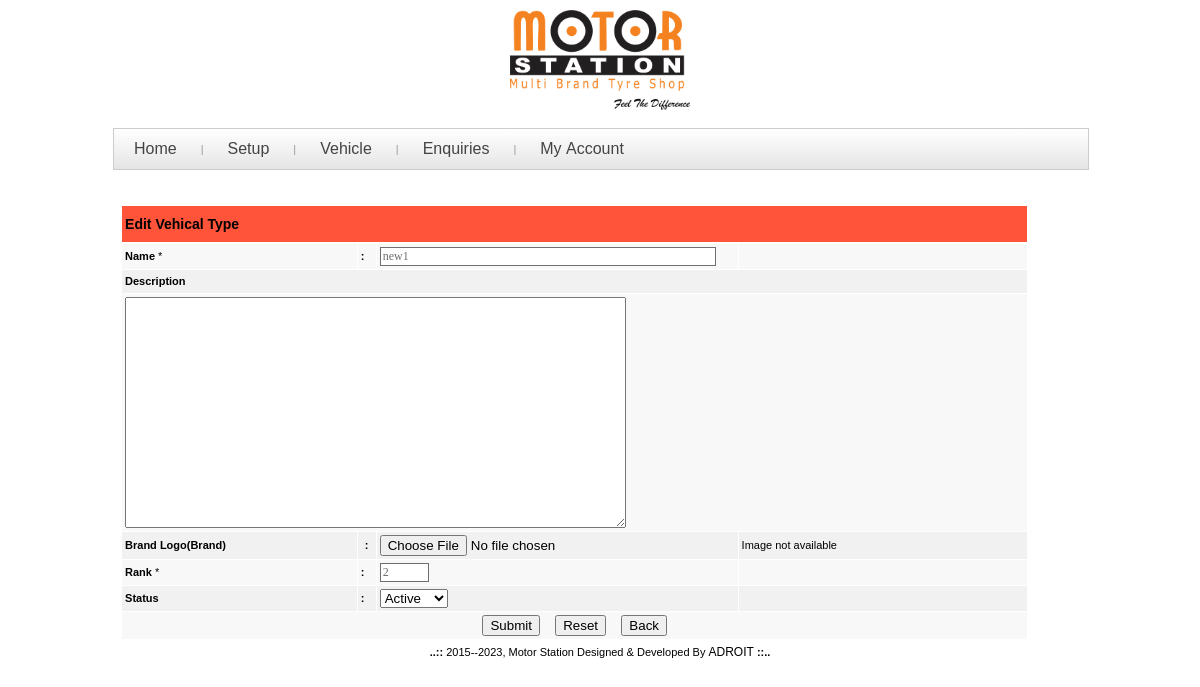
Page /admin/edit_vehicle_type.php?edit=3&pg=1&countstart=0 (signed in) on the committed database.
### tables this page shows
CREATE TABLE `vehtyp_mst` (
  `vehtypm_id` int(15) NOT NULL,
  `vehtypm_name` varchar(250) NOT NULL COMMENT 'Name of the brand',
  `vehtypm_desc` text,
  `vehtypm_img` varchar(250) DEFAULT NULL,
  `vehtypm_zmimg` varchar(250) DEFAULT NULL,
  `vehtypm_seotitle` varchar(250) DEFAULT NULL,
  `vehtypm_seodesc` text,
  `vehtypm_seokywrd` text,
  `vehtypm_seohonetitle` varchar(250) DEFAULT NULL,
  `vehtypm_seohonedesc` text,
  `vehtypm_seohtwotitle` varchar(250) DEFAULT NULL,
  `vehtypm_seohtwodesc` text,
  `vehtypm_sts` char(1) NOT NULL COMMENT 'Status of the brand',
  `vehtypm_prty` int(15) NOT NULL COMMENT 'Priority of the brand',
  `vehtypm_crtdon` date DEFAULT NULL COMMENT 'Date on which the brand is created',
  `vehtypm_crtdby` varchar(250) DEFAULT NULL COMMENT 'By whom the brand is created',
  `vehtypm_mdfdon` date DEFAULT NULL COMMENT 'Date on which the brand is modified',
  `vehtypm_mdfdby` varchar(250) DEFAULT NULL COMMENT 'By whom the brand is modified'
);

### admin/edit_vehicle_type.php (the view, shortened to what this page needs)
<?php
	include_once "../includes/inc_connection.php";
	global $id,$pg,$countstart,$fldnm;
	$fldnm=$gvehtyp_upldpth;
	if(isset($_REQUEST['edit']) && $_REQUEST['edit']!="" &&
	   isset($_REQUEST['pg']) && $_REQUEST['pg']!="" &&
	   isset($_REQUEST['countstart']) && $_REQUEST['countstart']!=""){
		$id         = $_REQUEST['edit'];
		$pg         = $_REQUEST['pg'];
		$countstart = $_REQUEST['countstart'];
	}
	$sqryvehtyp_mst="select
	                   vehtypm_id,vehtypm_name,vehtypm_desc,vehtypm_img,
					   vehtypm_zmimg,vehtypm_sts,vehtypm_prty,vehtypm_seotitle,vehtypm_seodesc,
					   vehtypm_seokywrd,vehtypm_seohonetitle,vehtypm_seohonedesc,vehtypm_seohtwotitle,
					   vehtypm_seohtwodesc
	               from
				       vehtyp_mst
                   where
				       vehtypm_id=$id";
	$srsvehtyp_mst  = mysqli_query($conn,$sqryvehtyp_mst);
	$cntvehtyp_mst  = mysqli_num_rows($srsvehtyp_mst);
	if($cntvehtyp_mst > 0){
	  $rowsvehtyp_mst = mysqli_fetch_assoc($srsvehtyp_mst);
	}
	else{
	  header('Location: view_all_vehicle_type.php');
	  exit;
	}
?>
<!DOCTYPE HTML PUBLIC "-//W3C//DTD HTML 4.01 Transitional//EN"
"http://www.w3.org/TR/html4/loose.dtd">
<html>
<head>
<?php include_once 'script.php';?>
</head>
<body onLoad="setfocus()">
<?php
	include_once '../includes/inc_adm_header.php';
	include_once '../includes/inc_adm_leftlinks.php';?>
<table width="977"  border="0" align="center" cellpadding="0" cellspacing="0">
  <tr>
    <td>&nbsp;</td>
    <td>&nbsp;</td>
  </tr>
  <tr>
    <td valign="top"><table width="100%"  border="0" cellspacing="0" cellpadding="0" class="admcnt_bdr">
      <tr>
        <td width="7" height="30" valign="top"></td>
        <td width="700" height="325" rowspan="2" valign="top"  bgcolor="#FFFFFF" class="contentpadding" style="background-position:top; background-repeat:repeat-x; ">
		  <table width="95%"  border="0" cellspacing="1" cellpadding="3">
            <form name="frmedtvehtyp" id="frmedtvehtyp" method="post" action="<?php $_SERVER['SCRIPT_FILENAME'];?>" onSubmit="return performCheck('frmedtvehtyp', rules, 'inline');" enctype="multipart/form-data">
             <tr align="left" bgcolor="#333333">
                  <td height="30" colspan="5" bgcolor="#FF543A">
				 <span class="heading"><strong>Edit Vehical Type </strong></span>&nbsp;&nbsp;&nbsp;</td>
                </tr>
			  <tr>
			  <tr bgcolor="#f9f8f8">
                <td width="26%" height="19" valign="middle" ><strong> Name</strong> * </td>
                <td width="2%" ><strong>:</strong></td>
                <td width="40%" align="left" valign="middle" >
                  <input name="txtname" type="text" class="select" id="txtname" size="45" maxlength="40" value="<?php echo $rowsvehtyp_mst['vehtypm_name'];?>" onBlur="funcChkDupName()"></td>
                <td width="32%" ><span id="errorsDiv_txtname" style="color:#FF0000"></span></td>
                </tr>
               <tr bgcolor="#F2F1F1">
                <td  align="left" valign="top" colspan="4"><strong>Description</strong></td>
			  </tr>
			  <tr bgcolor="#f9f8f8">
                <td align="left" valign="top"  colspan="4">
                  <textarea name="txtdesc" cols="60" rows="15" id="txtdesc"><?php echo $rowsvehtyp_mst['vehtypm_desc'];?></textarea>
                  </td>
                </tr>
              <tr bgcolor="#F2F1F1">
                <td align="left"><strong>Brand Logo(Brand)</strong></td>
                <td align="center" valign="middle" ><strong>:</strong></td>
                <td align="left" ><input name="flesmlimg" type="file" class="input" id="flesmlimg"></td>
                <td >
                  <?php
				   $imgnm = $rowsvehtyp_mst['vehtypm_img'];
				   $imgpath = $fldnm.$imgnm;
     			  if(($imgnm !="") && file_exists($imgpath))
				  {
					 echo "<img src='$imgpath' width='80pixel' height='80pixel'>";
				  }
				  else
				  {
					 echo "Image not available";
				  }
					?></td>
                </tr>
			  <tr bgcolor="#f9f8f8">
                <td > <strong>Rank</strong> * </td>
                <td ><strong>:</strong></td>
                <td ><input type="text" name="txtprior" id="txtprior" class="select" size="4" maxlength="3" value="<?php echo $rowsvehtyp_mst['vehtypm_prty'];?>"></td>
                <td ><span id="errorsDiv_txtprior" style="color:#FF0000"></span></td>
                </tr>
              <tr bgcolor="#F2F1F1">
                <td width="26%" height="19" valign="middle" ><strong>Status</strong></td>
                <td ><strong>:</strong></td>
                <td width="40%" align="left" valign="middle" >
                  <select name="lststs" id="lststs">
                    <option value="a"<?php if($rowsvehtyp_mst['vehtypm_sts']=='a') echo 'selected';?>>Active</option>
                    </select>					</td>
                <td ></td>
                </tr>
              <tr valign="middle" bgcolor="#f9f8f8">
                <td colspan="4" align="center" >
                  <input type="Submit" class="textfeild"  name="btnedtvehtyp" id="btnedtvehtyp" value="Submit">
                  <input type="reset" class="textfeild"  name="btneprodcatrst" value="Reset" id="btneprodcatrst">
                  <input type="button"  name="btnBack" value="Back" class="textfeild" onclick="location.href='view_all_vehicle_type.php?pg=<?php echo $pg."&countstart=".$countstart.$loc;?>'"></td>
                </tr>
              </form>
            </table>
          </td>
        <td width="6" valign="top" ></td>
      </tr>
    </table></td>
  </tr>
</table>
<?php include_once "../includes/inc_adm_footer.php";?>
</body>
</html>

### admin/style_admin.css (style rules this page uses)
body { background:#fff; margin-left: 0px; margin-top: 0px; margin-right: 0px; margin-bottom: 0px; }
table { font-family: Verdana, Arial, Helvetica, sans-serif; font-size: 11px; color: #000; line-height: 17px; }
.select { BORDER-RIGHT: #6f6f6f 1px solid; BORDER-TOP: #6f6f6f 1px solid; FONT-SIZE: 9pt; BORDER-LEFT: #6f6f6f 1px solid; COLOR: #6f6f6f; BORDER-BOTTOM: #6f6f6f 1px solid; FONT-FAMILY: verdana; BACKGROUND-COLOR: #ffffff; }
.heading { font-family: Verdana, Arial, Helvetica, sans-serif; font-size: 14px; font-style: normal; line-height: 18px; font-weight: bold; }

### admin/admin_menu.css (style rules this page uses)
body { background:url(../images/seamless_leaf_pattern_01.jpg) repeat scroll 0 0; margin-left: 0px; margin-top: 0px; margin-right: 0px; margin-bottom: 0px; }

### rows in the picture
vehtyp_mst: txtname "new1", txtprior "2", lststs "Active"

### other values in the picture
$pgftr "2015--2023, Motor Station Designed & Developed By"
